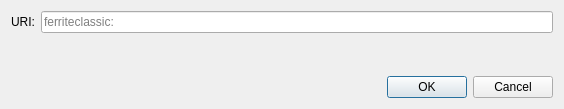
<?xml version="1.0" encoding="UTF-8"?>
<ui version="4.0">
 <class>OpenURIDialog</class>
 <widget class="QDialog" name="OpenURIDialog">
  <property name="geometry">
   <rect>
    <x>0</x>
    <y>0</y>
    <width>564</width>
    <height>109</height>
   </rect>
  </property>
  <property name="windowTitle">
   <string>Open FerriteClassic URI</string>
  </property>
  <layout class="QVBoxLayout" name="verticalLayout">
   <item>
    <layout class="QHBoxLayout" name="horizontalLayout">
     <item>
      <widget class="QLabel" name="label">
       <property name="text">
        <string>URI:</string>
       </property>
      </widget>
     </item>
     <item>
      <widget class="QValidatedLineEdit" name="uriEdit">
       <property name="placeholderText">
        <string notr="true">ferriteclassic:</string>
       </property>
      </widget>
     </item>
    </layout>
   </item>
   <item>
    <spacer name="verticalSpacer">
     <property name="orientation">
      <enum>Qt::Vertical</enum>
     </property>
     <property name="sizeHint" stdset="0">
      <size>
       <width>20</width>
       <height>40</height>
      </size>
     </property>
    </spacer>
   </item>
   <item>
    <widget class="QDialogButtonBox" name="buttonBox">
     <property name="orientation">
      <enum>Qt::Horizontal</enum>
     </property>
     <property name="standardButtons">
      <set>QDialogButtonBox::Cancel|QDialogButtonBox::Ok</set>
     </property>
    </widget>
   </item>
  </layout>
 </widget>
 <customwidgets>
  <customwidget>
   <class>QValidatedLineEdit</class>
   <extends>QLineEdit</extends>
   <header>qt/qvalidatedlineedit.h</header>
  </customwidget>
 </customwidgets>
 <resources/>
 <connections>
  <connection>
   <sender>buttonBox</sender>
   <signal>accepted()</signal>
   <receiver>OpenURIDialog</receiver>
   <slot>accept()</slot>
   <hints>
    <hint type="sourcelabel">
     <x>248</x>
     <y>254</y>
    </hint>
    <hint type="destinationlabel">
     <x>157</x>
     <y>274</y>
    </hint>
   </hints>
  </connection>
  <connection>
   <sender>buttonBox</sender>
   <signal>rejected()</signal>
   <receiver>OpenURIDialog</receiver>
   <slot>reject()</slot>
   <hints>
    <hint type="sourcelabel">
     <x>316</x>
     <y>260</y>
    </hint>
    <hint type="destinationlabel">
     <x>286</x>
     <y>274</y>
    </hint>
   </hints>
  </connection>
 </connections>
</ui>
